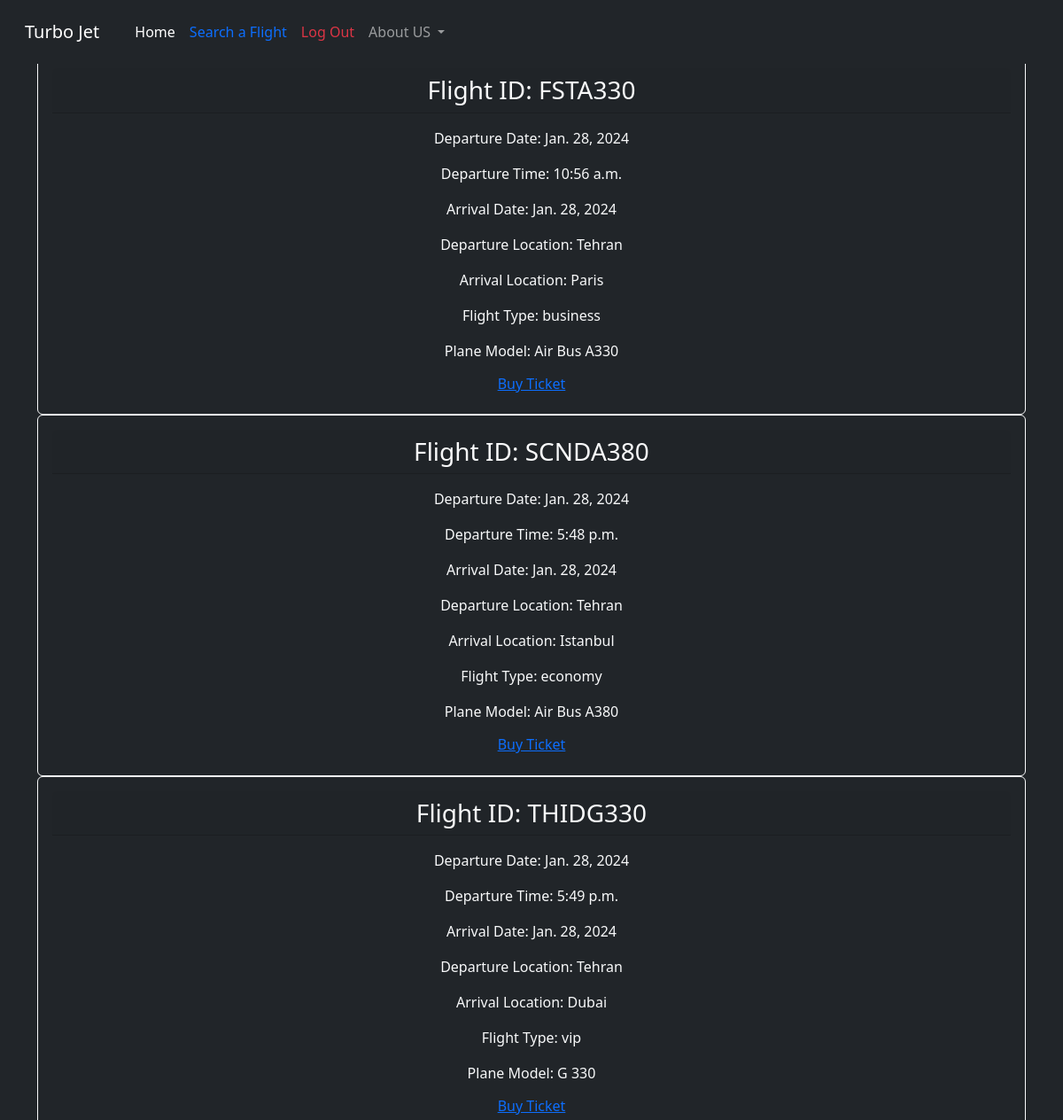
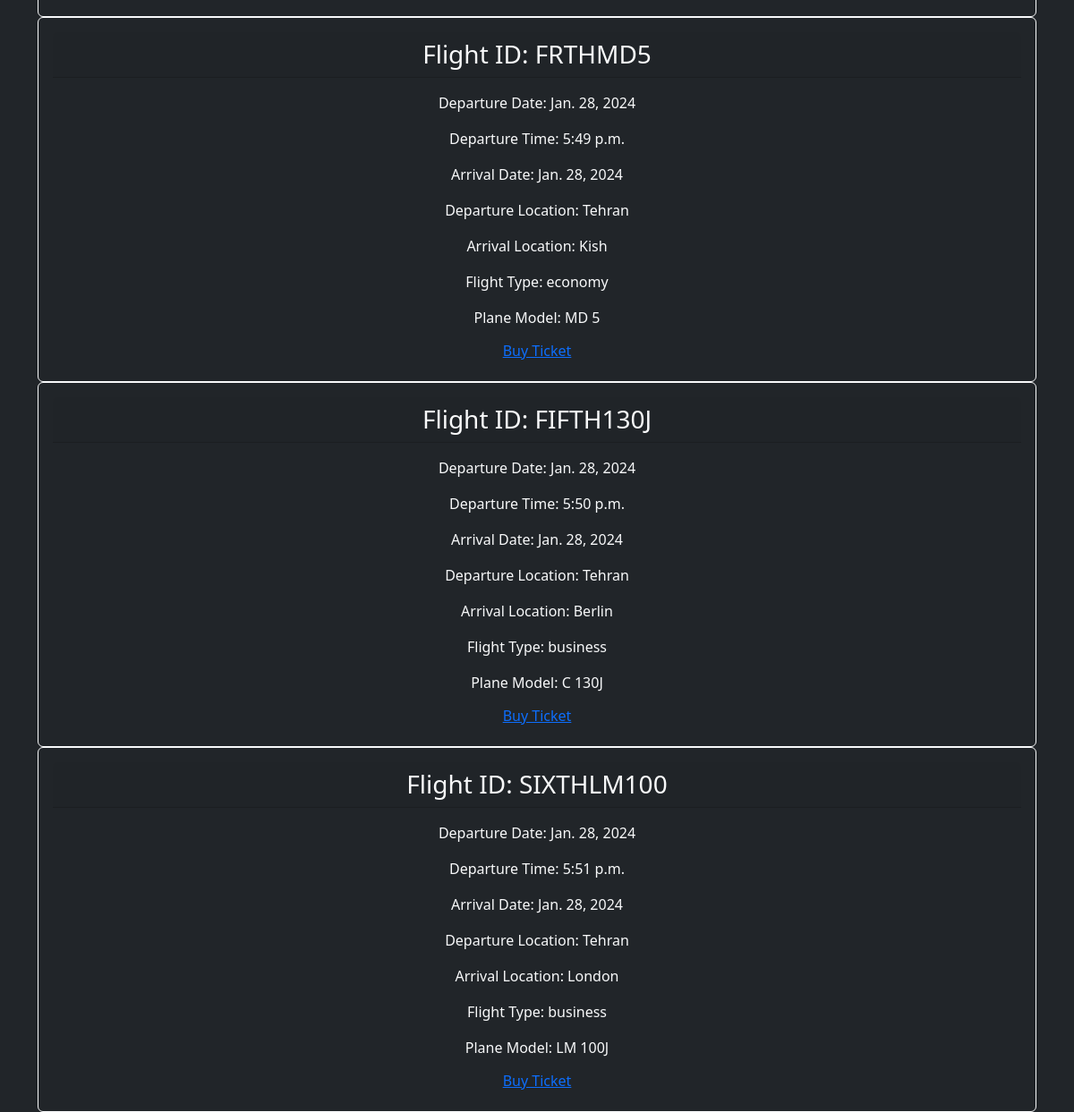
/flights/ (signed in), run on the app's committed database (2 pictures, top to bottom).
### ticket/models.py (models this page shows, shortened)
class Aircraft(models.Model):
    CHOICES = (('boeing', 'Boeing'),
                ('air bus', 'Air Bus'),
                ('bombardier', 'Bombardier'),
                ('lockheed martin', 'Lockheed Martin'),
                ('gulf stream', 'Gulf Stream'))
    aircraft_model = models.CharField(max_length= 50)
    plane_ID = models.CharField(max_length=100)
    seating_capacity = models.IntegerField()
    manufacturer = models.CharField(max_length=100, choices = CHOICES)
    airline_name = models.ForeignKey(Airline, on_delete=models.CASCADE)
    def __str__(self):
        return self.aircraft_model

class FlightInfo(models.Model):
    CHOICES = (('business', 'Business'),
               ('economy', 'Economy'),
               ('vip', 'VIP'))
    Flight_ID = models.CharField(max_length=100)
    departure_date = models.DateField()
    departure_time = models.TimeField()
    arrival_date = models.DateField()
    departure_location = models.CharField(max_length = 100)
    arrival_location = models.CharField(max_length = 100)
    flight_type = models.CharField(max_length = 100, choices=CHOICES)
    plane_ID = models.ForeignKey(Aircraft, on_delete=models.CASCADE)

### ticket/views.py (the view)
# urls.py: path('flights/', views.flights, name='flights'),
@login_required
def flights(request):
    results = FlightInfo.objects.all()
    data = []
    for result in results:
        data.append([result.Flight_ID,result.departure_date,result.departure_time,result.arrival_date,result.departure_location,result.arrival_location,result.flight_type,result.plane_ID])
    context = []
    for item in data:
        flight_info = {
            'flight_id': item[0],
            'departure_date': item[1],
            'departure_time': item[2],
            'arrival_date': item[3],
            'departure_location': item[4],
            'arrival_location': item[5],
            'flight_type': item[6],
            'plane_id': item[7],
        }
        context.append(flight_info)
    return render(request, 'ticket/flights.html',{'flights':context})

### ticket/templates/ticket/flights.html (shortened to what this page needs)
{% extends "ticket/base.html" %}
{% block content %}
{% for flight in flights %}
<nav class="navbar navbar-dark bg-dark navbar-expand-lg py-3 fixed-top">
  <div class="container-fluid">
    <a class="px-3 navbar-brand" href="{% url "home" %}">Turbo Jet</a>
    <div class="collapse navbar-collapse" id="navbarNavDropdown">
      <ul class="navbar-nav me-auto mb-2 mb-lg-0">
          <li class="nav-item">
            <a class="nav-link active" aria-current="page" href="{% url "home" %}">Home</a>
          </li>
          <li class="nav-item">
            <a class="nav-link text-primary" href="{% url "search" %}">Search a Flight</a>
          </li>
          <li class="nav-item">
            <a class="nav-link text-danger" href="{% url "logout" %}">Log Out</a>
          </li>
        <li class="nav-item dropdown">
          <a class="nav-link dropdown-toggle" href="#" role="button" data-bs-toggle="dropdown" aria-expanded="false">
            About US
          </a>
        </li>
      </ul>
    </div>
  </div>
</nav>
<div class='container'>
    <div class='row text-center'>
      <div class='col-md'>
        <div class='card bg-dark border-light text-light'>
          <div class='card-body text-center'>
            <h3 class='card-header mb-3'>
                Flight ID: {{ flight.flight_id }}
            </h3>
            <p class='card-text'>
                Departure Date: {{ flight.departure_date }}
            </p>
            <p class='card-text'>
                Departure Time: {{ flight.departure_time }}
              </p>
              <p class='card-text'>
                Arrival Date: {{ flight.arrival_date }}
              </p>
              <p class='card-text'>
                Departure Location: {{ flight.departure_location }}
              </p>
              <p class='card-text'>
                Arrival Location: {{ flight.arrival_location }}
              </p>
              <p class='card-text'>
                Flight Type:</strong> {{ flight.flight_type }}
              </p>
              <p class='card-text'>
                Plane Model: {{ flight.plane_id }}
              </p>
            <h6>
                <a href="{% url 'buy_ticket' %}?flight_id={{ flight.flight_id }}&departure_location={{ flight.departure_location }}&arrival_location={{ flight.arrival_location }}&departure_date={{ flight.departure_date }}">Buy Ticket</a>
            </h6>
          </div>
        </div>
      </div>
    </div>
  </div>
{% endfor %}
{% endblock content %}

### ticket/templates/ticket/base.html (shortened to what this page needs)
<!DOCTYPE html>
<html lang="en">
{% load static %}
<head>
  <link href="https://cdn.jsdelivr.net/npm/bootstrap@5.3.2/dist/css/bootstrap.min.css" rel="stylesheet">
  <link rel="stylesheet" type="text/css" href="{% static 'style.css' %}">
</head>
<body class='bg-dark text-light'>
	{% block content%}
  {% endblock content%}
</body>
</html>

### ticket/static/style.css (style rules this page uses)
body::before { display: block; content: ''; height: 60px; }

### data on the page
Aircraft: flight_id "FSTA330", departure_date "Jan. 28, 2024", departure_time "10:56 a.m.", arrival_date "Jan. 28, 2024", departure_location "Tehran", arrival_location "Paris", flight_type "business", plane_id "Air Bus A330"
Aircraft: flight_id "SCNDA380", departure_date "Jan. 28, 2024", departure_time "5:48 p.m.", arrival_date "Jan. 28, 2024", departure_location "Tehran", arrival_location "Istanbul", flight_type "economy", plane_id "Air Bus A380"
Aircraft: flight_id "THIDG330", departure_date "Jan. 28, 2024", departure_time "5:49 p.m.", arrival_date "Jan. 28, 2024", departure_location "Tehran", arrival_location "Dubai", flight_type "vip", plane_id "G 330"
Aircraft: flight_id "FRTHMD5", departure_date "Jan. 28, 2024", departure_time "5:49 p.m.", arrival_date "Jan. 28, 2024", departure_location "Tehran", arrival_location "Kish", flight_type "economy", plane_id "MD 5"
Aircraft: flight_id "FIFTH130J", departure_date "Jan. 28, 2024", departure_time "5:50 p.m.", arrival_date "Jan. 28, 2024", departure_location "Tehran", arrival_location "Berlin", flight_type "business", plane_id "C 130J"
Aircraft: flight_id "SIXTHLM100", departure_date "Jan. 28, 2024", departure_time "5:51 p.m.", arrival_date "Jan. 28, 2024", departure_location "Tehran", arrival_location "London", flight_type "business", plane_id "LM 100J"
